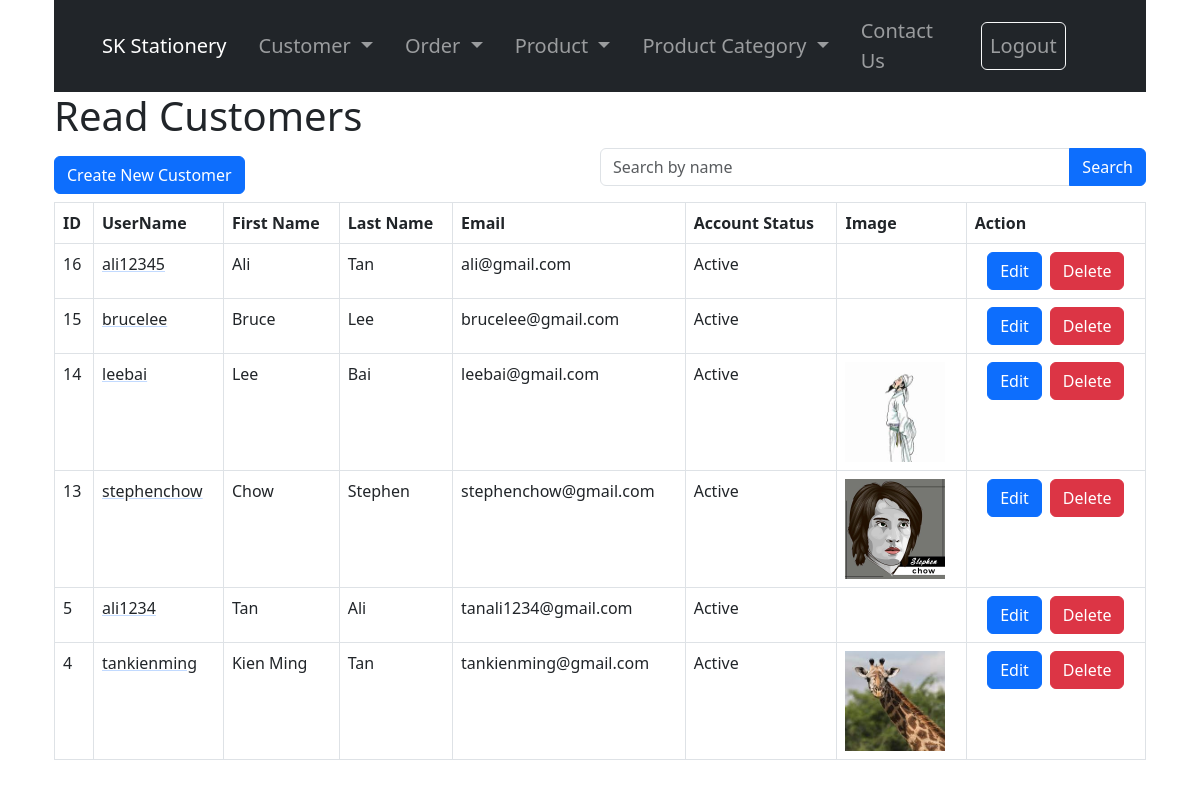
Page /customer_read.php (signed in) on the committed database.
### tables this page shows
CREATE TABLE IF NOT EXISTS `customers` (
  `customer_id` int NOT NULL AUTO_INCREMENT,
  `user_name` varchar(30) NOT NULL,
  `user_password` varchar(255) NOT NULL,
  `first_name` varchar(20) NOT NULL,
  `last_name` varchar(20) NOT NULL,
  `gender` enum('Male','Female','Others') NOT NULL,
  `date_of_birth` date NOT NULL,
  `email` varchar(30) NOT NULL,
  `registration_date_time` datetime NOT NULL,
  `account_status` enum('Active','Inactive') NOT NULL DEFAULT 'Active',
  `image` varchar(255) NOT NULL,
  PRIMARY KEY (`customer_id`),
  UNIQUE KEY `user_name` (`user_name`),
  UNIQUE KEY `email` (`email`)
);

### customer_read.php (the view, shortened to what this page needs)
<!DOCTYPE HTML>
<html>
<head>
    <link href="https://cdn.jsdelivr.net/npm/bootstrap@5.3.0/dist/css/bootstrap.min.css" rel="stylesheet">
</head>
<body>
    <div class="container">
        <?php include 'menu.php' ?>
        <div class="page-header">
            <h1>Read Customers</h1>
        </div>
        <?php
        include 'config/database.php';
        $query = "SELECT customer_id, user_name, first_name, last_name, email, account_status, image FROM customers";
        $query .= " ORDER BY customer_id DESC";
        $stmt = $con->prepare($query);
        $stmt->execute();
        $num = $stmt->rowCount();
        ?>
        <div class="d-flex justify-content-between align-items-center">
            <div><a href='customer_create.php' class='btn btn-primary m-b-1em'>Create New Customer</a></div>
            <div class="w-50">
                <form method="GET" action="" class="mb-3">
                    <div class="input-group">
                        <input type="text" name="search" class="form-control" placeholder="Search by name" value="<?php echo isset($_GET['search']) ? htmlspecialchars($_GET['search']) : ''; ?>">
                        <button type="submit" class="btn btn-primary">Search</button>
                    </div>
                </form>
            </div>
        </div>
        <?php
        if ($num > 0) {
            echo "<table class='table table-hover table-responsive table-bordered'>";
            echo "<tr>";
            echo "<th>ID</th>";
            echo "<th>UserName</th>";
            echo "<th>First Name</th>";
            echo "<th>Last Name</th>";
            echo "<th>Email</th>";
            echo "<th>Account Status</th>";
            echo "<th>Image</th>";
            echo "<th>Action</th>";
            echo "</tr>";
            while ($row = $stmt->fetch(PDO::FETCH_ASSOC)) {
                extract($row);
                echo "<tr>";
                echo "<td>{$customer_id}</td>";
                echo "<td><a href='customer_read_one.php?id={$customer_id}' class='link-dark link-underline link-underline-opacity-25 link-underline-opacity-75-hover'>{$user_name}</a></td>";
                echo "<td>{$first_name}</td>";
                echo "<td>{$last_name}</td>";
                echo "<td>{$email}</td>";
                echo "<td>{$account_status}</td>";
                if ($image == "") {
                    echo '<td><img src="img/profilepicture.png" width="100px" alt=""></td>';
                } else {
                    echo '<td><img src="' . $image . '" width="100px" alt=""></td>';
                }
                echo "<td class='text-center'>";
                echo "<a href='customer_update.php?id={$customer_id}' class='btn btn-primary m-r-1em mx-1'>Edit</a>";
                echo "<a href='#' onclick='delete_customer({$customer_id});'  class='btn btn-danger mx-1'>Delete</a>";
                echo "</td>";
                echo "</tr>";
            }
            echo "</table>";
        } else {
            echo "<div class='alert alert-danger'>No records found.</div>";
        }
        ?>
    </div>
</body>
</html>

### rows in the picture
customers: customer_id "16", user_name "ali12345", first_name "Ali", last_name "Tan", email "ali@gmail.com", account_status "Active"
customers: customer_id "15", user_name "brucelee", first_name "Bruce", last_name "Lee", email "brucelee@gmail.com", account_status "Active"
customers: customer_id "14", user_name "leebai", first_name "Lee", last_name "Bai", email "leebai@gmail.com", account_status "Active", image (picture)
customers: customer_id "13", user_name "stephenchow", first_name "Chow", last_name "Stephen", email "stephenchow@gmail.com", account_status "Active", image (picture)
customers: customer_id "5", user_name "ali1234", first_name "Tan", last_name "Ali", email "tanali1234@gmail.com", account_status "Active"
customers: customer_id "4", user_name "tankienming", first_name "Kien Ming", last_name "Tan", email "tankienming@gmail.com", account_status "Active", image (picture)
